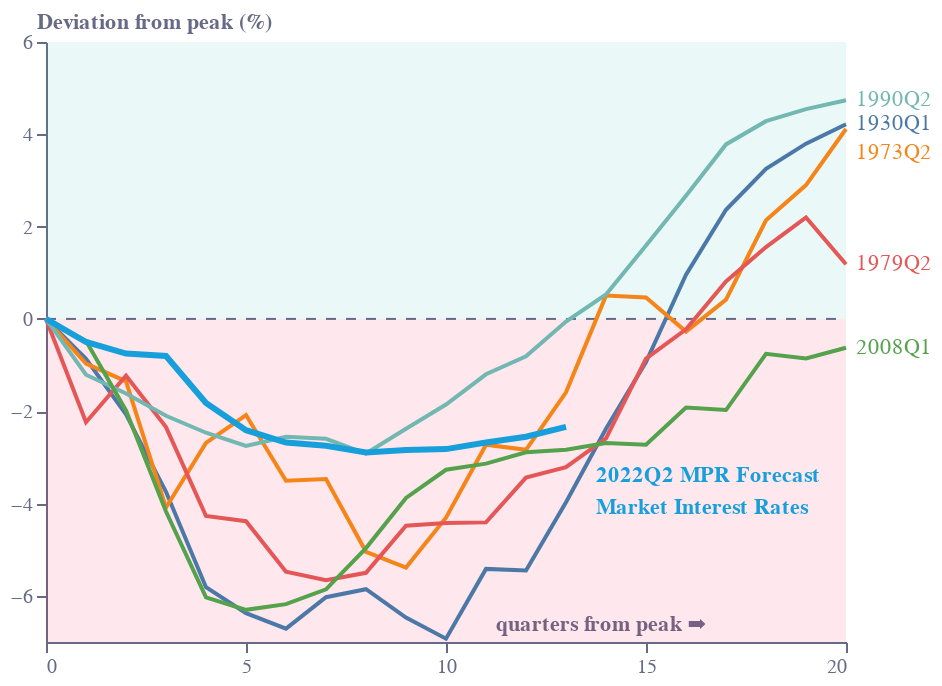

Notebook cell for this chart:
### Code cell
base = alt.Chart(f3).encode(
    x=alt.X(
        "dt:Q",
        sort=[],
        axis=alt.Axis(
            grid=False,
            titleAlign="center",
            titleAnchor="middle",
            title="quarters from peak ➡",
            titleY=-15,
            titleX=277,
            labelColor=colors["eco-gray"],
            titleColor=colors["eco-gray"],
            tickColor=colors["eco-gray"],
            domainColor=colors["eco-gray"],
            tickCount=4,
            orient="bottom",
            labelAngle=0,
            format='.0f'
        ),
    ),
    color=alt.Color('quarter:N',legend=None)
)
line = base.mark_line(color=colors["eco-light-blue"]).encode(
    y=alt.Y(
        "value:Q",
        sort=[],
        axis=alt.Axis(
            grid=False,
            title="Deviation from peak (%)",
            titleX=-5,
            titleY=-5,
            titleBaseline="bottom",
            titleAngle=0,
            titleAlign="left",
            labelColor=colors["eco-gray"],
            titleColor=colors["eco-gray"],
            tickColor=colors["eco-gray"],
            domainColor=colors["eco-gray"],
        ),
        # scale=alt.Scale(domain=[-0.16, 0.06]),
    )
)
area = (
    alt.Chart(pd.DataFrame([{"x": 0, "y": 0,"y2": 6}, {"x": 20, "y": 0,'y2':6}]))
    .mark_area(opacity=0.1, color=colors["eco-turquiose"]).encode(
    y="y:Q", y2="y2:Q",x='x:Q')
)
labels=line.mark_text(align='left',dx=5).encode(text='quarter:N').transform_filter('datum.dt==20')
labels1=labels.transform_filter('datum.quarter!="1973Q2"')
labels2=labels.mark_text(align='left',dx=5,dy=12).transform_filter('datum.quarter=="1973Q2"')
line2=line.mark_line(strokeWidth=3,stroke=colors['eco-light-blue']).transform_filter('datum.quarter=="2022Q2"')
labels3=(
    alt.Chart(pd.DataFrame([{"x": 13.5, "y": -3.4,"t": '2022Q2 MPR Forecast'},
                           {"x": 13.5
                            , "y": -4.1,"t": 'Market Interest Rates'}]))
    .mark_text(align='left',dx=5,color=colors['eco-light-blue'],fontWeight='bold').encode(text='t:N',x='x:Q',y='y:Q')
)
area2 = (
    alt.Chart(pd.DataFrame([{"x": 0, "y": 0,"y2": -7}, {"x": 20, "y": 0,'y2':-7}]))
    .mark_area(opacity=0.1, color=colors["eco-dot"]).encode(
    y="y:Q", y2="y2:Q",x='x:Q')
)
axis1 = (
    alt.Chart(pd.DataFrame([{"x":0, "y": 0}, {"x": 20, "y": 0}]))
    .mark_line(strokeWidth=1, strokeDash=[5, 5], color=colors["eco-gray"])
    .encode(x=alt.X("x:Q", sort=[]), y="y:Q")
)
# axis2 = (
#     alt.Chart(pd.DataFrame([{"x": "75", "y": -0.16}, {"x": "75", "y": 0.05}]))
#     .mark_line(strokeWidth=1, xOffset=25, color=colors["eco-dot"])
#     .encode(x=alt.X("x:N", sort=[]), y="y:Q")
# )
layer1 = (
    ((area+area2+axis1+line+labels1+labels2+line2+labels3).properties(height=300, width=400))
    .configure_view(stroke=None)
    .properties(title="")
)
layer1.save("visualisation/" + f + ".json")
layer1.save("visualisation/" + f + ".png")
open("README.md", "a").write(readme)
layer1

### Figure 1 — Vega-Lite specification as saved in the notebook (floating-point values rounded to 4 significant figures)
{"config": {"view": {"continuousWidth": 400, "continuousHeight": 300, "stroke": null}}, "layer": [{"data": {"name": "data-e6b0006a1a4398b6c84aa504d32cbf9c"}, "mark": {"type": "area", "color": "#36B7B4", "opacity": 0.1}, "encoding": {"x": {"field": "x", "type": "quantitative"}, "y": {"field": "y", "type": "quantitative"}, "y2": {"field": "y2"}}}, {"data": {"name": "data-7cdf07c8a1ccef755d11b325b06ea1c6"}, "mark": {"type": "area", "color": "#F4134D", "opacity": 0.1}, "encoding": {"x": {"field": "x", "type": "quantitative"}, "y": {"field": "y", "type": "quantitative"}, "y2": {"field": "y2"}}}, {"data": {"name": "data-97de206f2f2de740c2b1f17036719984"}, "mark": {"type": "line", "color": "#676A86", "strokeDash": [5, 5], "strokeWidth": 1}, "encoding": {"x": {"field": "x", "sort": [], "type": "quantitative"}, "y": {"field": "y", "type": "quantitative"}}}, {"data": {"name": "data-fc29269b94ea385b37abbc050e9d10b1"}, "mark": {"type": "line", "color": "#179FDB"}, "encoding": {"color": {"field": "quarter", "legend": null, "type": "nominal"}, "x": {"axis": {"domainColor": "#676A86", "format": ".0f", "grid": false, "labelAngle": 0, "labelColor": "#676A86", "orient": "bottom", "tickColor": "#676A86", "tickCount": 4, "title": "quarters from peak ➡", "titleAlign": "center", "titleAnchor": "middle", "titleColor": "#676A86", "titleX": 277, "titleY": -15}, "field": "dt", "sort": [], "type": "quantitative"}, "y": {"axis": {"domainColor": "#676A86", "grid": false, "labelColor": "#676A86", "tickColor": "#676A86", "title": "Deviation from peak (%)", "titleAlign": "left", "titleAngle": 0, "titleBaseline": "bottom", "titleColor": "#676A86", "titleX": -5, "titleY": -5}, "field": "value", "sort": [], "type": "quantitative"}}}, {"data": {"name": "data-fc29269b94ea385b37abbc050e9d10b1"}, "mark": {"type": "text", "align": "left", "dx": 5}, "encoding": {"color": {"field": "quarter", "legend": null, "type": "nominal"}, "text": {"field": "quarter", "type": "nominal"}, "x": {"axis": {"domainColor": "#676A86", "format": ".0f", "grid": false, "labelAngle": 0, "labelColor": "#676A86", "orient": "bottom", "tickColor": "#676A86", "tickCount": 4, "title": "quarters from peak ➡", "titleAlign": "center", "titleAnchor": "middle", "titleColor": "#676A86", "titleX": 277, "titleY": -15}, "field": "dt", "sort": [], "type": "quantitative"}, "y": {"axis": {"domainColor": "#676A86", "grid": false, "labelColor": "#676A86", "tickColor": "#676A86", "title": "Deviation from peak (%)", "titleAlign": "left", "titleAngle": 0, "titleBaseline": "bottom", "titleColor": "#676A86", "titleX": -5, "titleY": -5}, "field": "value", "sort": [], "type": "quantitative"}}, "transform": [{"filter": "datum.dt==20"}, {"filter": "datum.quarter!=\"1973Q2\""}]}, {"data": {"name": "data-fc29269b94ea385b37abbc050e9d10b1"}, "mark": {"type": "text", "align": "left", "dx": 5, "dy": 12}, "encoding": {"color": {"field": "quarter", "legend": null, "type": "nominal"}, "text": {"field": "quarter", "type": "nominal"}, "x": {"axis": {"domainColor": "#676A86", "format": ".0f", "grid": false, "labelAngle": 0, "labelColor": "#676A86", "orient": "bottom", "tickColor": "#676A86", "tickCount": 4, "title": "quarters from peak ➡", "titleAlign": "center", "titleAnchor": "middle", "titleColor": "#676A86", "titleX": 277, "titleY": -15}, "field": "dt", "sort": [], "type": "quantitative"}, "y": {"axis": {"domainColor": "#676A86", "grid": false, "labelColor": "#676A86", "tickColor": "#676A86", "title": "Deviation from peak (%)", "titleAlign": "left", "titleAngle": 0, "titleBaseline": "bottom", "titleColor": "#676A86", "titleX": -5, "titleY": -5}, "field": "value", "sort": [], "type": "quantitative"}}, "transform": [{"filter": "datum.dt==20"}, {"filter": "datum.quarter==\"1973Q2\""}]}, {"data": {"name": "data-fc29269b94ea385b37abbc050e9d10b1"}, "mark": {"type": "line", "stroke": "#179FDB", "strokeWidth": 3}, "encoding": {"color": {"field": "quarter", "legend": null, "type": "nominal"}, "x": {"axis": {"domainColor": "#676A86", "format": ".0f", "grid": false, "labelAngle": 0, "labelColor": "#676A86", "orient": "bottom", "tickColor": "#676A86", "tickCount": 4, "title": "quarters from peak ➡", "titleAlign": "center", "titleAnchor": "middle", "titleColor": "#676A86", "titleX": 277, "titleY": -15}, "field": "dt", "sort": [], "type": "quantitative"}, "y": {"axis": {"domainColor": "#676A86", "grid": false, "labelColor": "#676A86", "tickColor": "#676A86", "title": "Deviation from peak (%)", "titleAlign": "left", "titleAngle": 0, "titleBaseline": "bottom", "titleColor": "#676A86", "titleX": -5, "titleY": -5}, "field": "value", "sort": [], "type": "quantitative"}}, "transform": [{"filter": "datum.quarter==\"2022Q2\""}]}, {"data": {"name": "data-901a1c184f677bc46880c3180ed0fd22"}, "mark": {"type": "text", "align": "left", "color": "#179FDB", "dx": 5, "fontWeight": "bold"}, "encoding": {"text": {"field": "t", "type": "nominal"}, "x": {"field": "x", "type": "quantitative"}, "y": {"field": "y", "type": "quantitative"}}}], "height": 300, "title": "", "width": 400, "$schema": "https://vega.github.io/schema/vega-lite/v4.17.0.json", "datasets": {"data-e6b0006a1a4398b6c84aa504d32cbf9c": [{"x": 0, "y": 0, "y2": 6}, {"x": 20, "y": 0, "y2": 6}], "data-7cdf07c8a1ccef755d11b325b06ea1c6": [{"x": 0, "y": 0, "y2": -7}, {"x": 20, "y": 0, "y2": -7}], "data-97de206f2f2de740c2b1f17036719984": [{"x": 0, "y": 0}, {"x": 20, "y": 0}], "data-fc29269b94ea385b37abbc050e9d10b1": [{"dt": 0, "quarter": "1930Q1", "value": 0.0}, {"dt": 0, "quarter": "1973Q2", "value": 0.0}, {"dt": 0, "quarter": "1979Q2", "value": 0.0}, {"dt": 0, "quarter": "1990Q2", "value": 0.0}, {"dt": 0, "quarter": "2008Q1", "value": 0.0}, {"dt": 0, "quarter": "2022Q2", "value": 0.0}, {"dt": 1, "quarter": "1930Q1", "value": -0.8654}, {"dt": 1, "quarter": "1973Q2", "value": -0.9671}, {"dt": 1, "quarter": "1979Q2", "value": -2.238}, {"dt": 1, "quarter": "1990Q2", "value": -1.209}, {"dt": 1, "quarter": "2008Q1", "value": -0.4764}, {"dt": 1, "quarter": "2022Q2", "value": -0.4999}, {"dt": 2, "quarter": "1930Q1", "value": -2.069}, {"dt": 2, "quarter": "1973Q2", "value": -1.352}, {"dt": 2, "quarter": "1979Q2", "value": -1.231}, {"dt": 2, "quarter": "1990Q2", "value": -1.617}, {"dt": 2, "quarter": "2008Q1", "value": -1.982}, {"dt": 2, "quarter": "2022Q2", "value": -0.7499}, {"dt": 3, "quarter": "1930Q1", "value": -3.746}, {"dt": 3, "quarter": "1973Q2", "value": -4.087}, {"dt": 3, "quarter": "1979Q2", "value": -2.345}, {"dt": 3, "quarter": "1990Q2", "value": -2.098}, {"dt": 3, "quarter": "2008Q1", "value": -4.174}, {"dt": 3, "quarter": "2022Q2", "value": -0.8034}, {"dt": 4, "quarter": "1930Q1", "value": -5.813}, {"dt": 4, "quarter": "1973Q2", "value": -2.686}, {"dt": 4, "quarter": "1979Q2", "value": -4.271}, {"dt": 4, "quarter": "1990Q2", "value": -2.466}, {"dt": 4, "quarter": "2008Q1", "value": -6.034}, {"dt": 4, "quarter": "2022Q2", "value": -1.821}, {"dt": 5, "quarter": "1930Q1", "value": -6.374}, {"dt": 5, "quarter": "1973Q2", "value": -2.083}, {"dt": 5, "quarter": "1979Q2", "value": -4.383}, {"dt": 5, "quarter": "1990Q2", "value": -2.75}, {"dt": 5, "quarter": "2008Q1", "value": -6.303}, {"dt": 5, "quarter": "2022Q2", "value": -2.41}, {"dt": 6, "quarter": "1930Q1", "value": -6.71}, {"dt": 6, "quarter": "1973Q2", "value": -3.506}, {"dt": 6, "quarter": "1979Q2", "value": -5.478}, {"dt": 6, "quarter": "1990Q2", "value": -2.554}, {"dt": 6, "quarter": "2008Q1", "value": -6.179}, {"dt": 6, "quarter": "2022Q2", "value": -2.678}, {"dt": 7, "quarter": "1930Q1", "value": -6.029}, {"dt": 7, "quarter": "1973Q2", "value": -3.471}, {"dt": 7, "quarter": "1979Q2", "value": -5.66}, {"dt": 7, "quarter": "1990Q2", "value": -2.598}, {"dt": 7, "quarter": "2008Q1", "value": -5.859}, {"dt": 7, "quarter": "2022Q2", "value": -2.75}, {"dt": 8, "quarter": "1930Q1", "value": -5.857}, {"dt": 8, "quarter": "1973Q2", "value": -5.045}, {"dt": 8, "quarter": "1979Q2", "value": -5.501}, {"dt": 8, "quarter": "1990Q2", "value": -2.916}, {"dt": 8, "quarter": "2008Q1", "value": -4.965}, {"dt": 8, "quarter": "2022Q2", "value": -2.892}, {"dt": 9, "quarter": "1930Q1", "value": -6.471}, {"dt": 9, "quarter": "1973Q2", "value": -5.388}, {"dt": 9, "quarter": "1979Q2", "value": -4.481}, {"dt": 9, "quarter": "1990Q2", "value": -2.38}, {"dt": 9, "quarter": "2008Q1", "value": -3.878}, {"dt": 9, "quarter": "2022Q2", "value": -2.839}, {"dt": 10, "quarter": "1930Q1", "value": -6.928}, {"dt": 10, "quarter": "1973Q2", "value": -4.307}, {"dt": 10, "quarter": "1979Q2", "value": -4.423}, {"dt": 10, "quarter": "1990Q2", "value": -1.856}, {"dt": 10, "quarter": "2008Q1", "value": -3.268}, {"dt": 10, "quarter": "2022Q2", "value": -2.821}, {"dt": 11, "quarter": "1930Q1", "value": -5.416}, {"dt": 11, "quarter": "1973Q2", "value": -2.726}, {"dt": 11, "quarter": "1979Q2", "value": -4.408}, {"dt": 11, "quarter": "1990Q2", "value": -1.2}, {"dt": 11, "quarter": "2008Q1", "value": -3.136}, {"dt": 11, "quarter": "2022Q2", "value": -2.678}, {"dt": 12, "quarter": "1930Q1", "value": -5.449}, {"dt": 12, "quarter": "1973Q2", "value": -2.836}, {"dt": 12, "quarter": "1979Q2", "value": -3.438}, {"dt": 12, "quarter": "1990Q2", "value": -0.8087}, {"dt": 12, "quarter": "2008Q1", "value": -2.89}, {"dt": 12, "quarter": "2022Q2", "value": -2.553}, {"dt": 13, "quarter": "1930Q1", "value": -3.971}, {"dt": 13, "quarter": "1973Q2", "value": -1.59}, {"dt": 13, "quarter": "1979Q2", "value": -3.212}, {"dt": 13, "quarter": "1990Q2", "value": -0.05609}, {"dt": 13, "quarter": "2008Q1", "value": -2.836}, {"dt": 13, "quarter": "2022Q2", "value": -2.339}, {"dt": 14, "quarter": "1930Q1", "value": -2.381}, {"dt": 14, "quarter": "1973Q2", "value": 0.5048}, {"dt": 14, "quarter": "1979Q2", "value": -2.589}, {"dt": 14, "quarter": "1990Q2", "value": 0.531}, {"dt": 14, "quarter": "2008Q1", "value": -2.687}, {"dt": 15, "quarter": "1930Q1", "value": -0.9336}, {"dt": 15, "quarter": "1973Q2", "value": 0.464}, {"dt": 15, "quarter": "1979Q2", "value": -0.8598}, {"dt": 15, "quarter": "1990Q2", "value": 1.592}, {"dt": 15, "quarter": "2008Q1", "value": -2.727}, {"dt": 16, "quarter": "1930Q1", "value": 0.9592}, {"dt": 16, "quarter": "1973Q2", "value": -0.2743}, {"dt": 16, "quarter": "1979Q2", "value": -0.2247}, {"dt": 16, "quarter": "1990Q2", "value": 2.669}, {"dt": 16, "quarter": "2008Q1", "value": -1.919}, {"dt": 17, "quarter": "1930Q1", "value": 2.365}, {"dt": 17, "quarter": "1973Q2", "value": 0.4173}, {"dt": 17, "quarter": "1979Q2", "value": 0.8134}, {"dt": 17, "quarter": "1990Q2", "value": 3.781}, {"dt": 17, "quarter": "2008Q1", "value": -1.974}, {"dt": 18, "quarter": "1930Q1", "value": 3.25}, {"dt": 18, "quarter": "1973Q2", "value": 2.136}, {"dt": 18, "quarter": "1979Q2", "value": 1.557}, {"dt": 18, "quarter": "1990Q2", "value": 4.285}, {"dt": 18, "quarter": "2008Q1", "value": -0.7564}, {"dt": 19, "quarter": "1930Q1", "value": 3.798}, {"dt": 19, "quarter": "1973Q2", "value": 2.9}, {"dt": 19, "quarter": "1979Q2", "value": 2.199}, {"dt": 19, "quarter": "1990Q2", "value": 4.547}, {"dt": 19, "quarter": "2008Q1", "value": -0.8571}, {"dt": 20, "quarter": "1930Q1", "value": 4.218}, {"dt": 20, "quarter": "1973Q2", "value": 4.115}, {"dt": 20, "quarter": "1979Q2", "value": 1.186}, {"dt": 20, "quarter": "1990Q2", "value": 4.738}, {"dt": 20, "quarter": "2008Q1", "value": -0.6247}], "data-901a1c184f677bc46880c3180ed0fd22": [{"x": 13.5, "y": -3.4, "t": "2022Q2 MPR Forecast"}, {"x": 13.5, "y": -4.1, "t": "Market Interest Rates"}]}}
